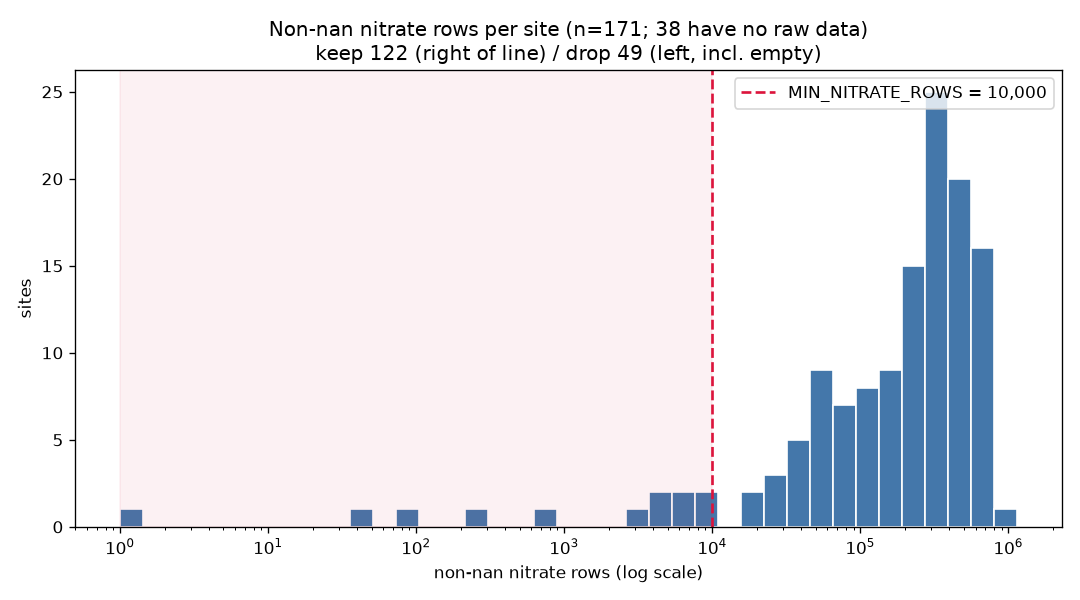

This chart was generated by the following Python code:
"""Histogram of the number of non-nan nitrate ROWS per site across the full candidate site list.

This is the picture behind filter_sites.MIN_NITRATE_ROWS: the water build's quantity filter now drops a site unless its count of non-nan nitrate observations EXCEEDS that threshold (replacing the old sparsity + lifespan cutoffs). Run this to see the cohort distribution and where the threshold falls, then tune MIN_NITRATE_ROWS in src/build/water/filter_sites.py.

Reads the full list from raw_site_list.csv (fetch_sites.py) and each site's native series via the shared reader, so it counts exactly what the filter counts.

    python nitrate_row_counts.py            # print the keep/drop split, write nitrate_row_counts.png (+ .csv)
"""

import sys
from pathlib import Path

import numpy as np
import pandas as pd

_HERE = Path(__file__).resolve().parent
_ROOT = _HERE.parents[1]
sys.path.insert(0, str(_ROOT))

import matplotlib

matplotlib.use("Agg")
import matplotlib.pyplot as plt

from src.build.water._paths import raw_site_list_path, read_raw_series
from src.build.water.filter_sites import MIN_NITRATE_ROWS


def nitrate_row_counts() -> pd.Series:
    """Non-nan nitrate row count per site over the full raw_site_list (0 if no raw data on disk)."""
    sites = sorted(pd.read_csv(raw_site_list_path(), dtype={"site_uid": str})["site_uid"].astype(str))
    counts = {}
    for uid in sites:
        s = read_raw_series(uid)
        counts[uid] = 0 if s is None else int(s["nitrate_con"].notna().sum())
    return pd.Series(counts, name="nitrate_rows").sort_values()


def _plot(counts: pd.Series, path: Path) -> None:
    nz = counts[counts > 0]
    n_zero = int((counts == 0).sum())
    bins = np.logspace(np.log10(nz.min()), np.log10(nz.max()), 40)
    fig, ax = plt.subplots(figsize=(9, 5))
    ax.hist(nz, bins=bins, color="#4477aa", edgecolor="white")
    ax.set_xscale("log")
    ax.axvline(MIN_NITRATE_ROWS, color="crimson", ls="--", lw=1.6, label=f"MIN_NITRATE_ROWS = {MIN_NITRATE_ROWS:,}")
    ax.axvspan(nz.min(), MIN_NITRATE_ROWS, color="crimson", alpha=0.06)
    kept, dropped = int((counts > MIN_NITRATE_ROWS).sum()), int((counts <= MIN_NITRATE_ROWS).sum())
    ax.set_title(f"Non-nan nitrate rows per site (n={len(counts)}; {n_zero} have no raw data)\nkeep {kept} (right of line) / drop {dropped} (left, incl. empty)")
    ax.set_xlabel("non-nan nitrate rows (log scale)")
    ax.set_ylabel("sites")
    ax.legend()
    fig.tight_layout()
    fig.savefig(path, dpi=120)
    plt.close(fig)


def main() -> None:
    counts = nitrate_row_counts()
    counts.rename_axis("site_uid").reset_index().to_csv(_HERE / "nitrate_row_counts.csv", index=False)

    kept = int((counts > MIN_NITRATE_ROWS).sum())
    print(f"\n{len(counts)} candidate sites | non-nan nitrate rows: median {int(counts.median()):,} (min {int(counts.min())}, max {int(counts.max()):,})")
    print(f"  {int((counts == 0).sum())} sites with no raw data (count 0)")
    print(f"  MIN_NITRATE_ROWS = {MIN_NITRATE_ROWS:,}  ->  keep {kept}, drop {len(counts) - kept}")
    print(f"  smallest counts above 0: {sorted(int(v) for v in counts if v > 0)[:10]}")

    _plot(counts, _HERE / "nitrate_row_counts.png")
    print(f"  wrote {_HERE / 'nitrate_row_counts.png'}, nitrate_row_counts.csv")


if __name__ == "__main__":
    main()
